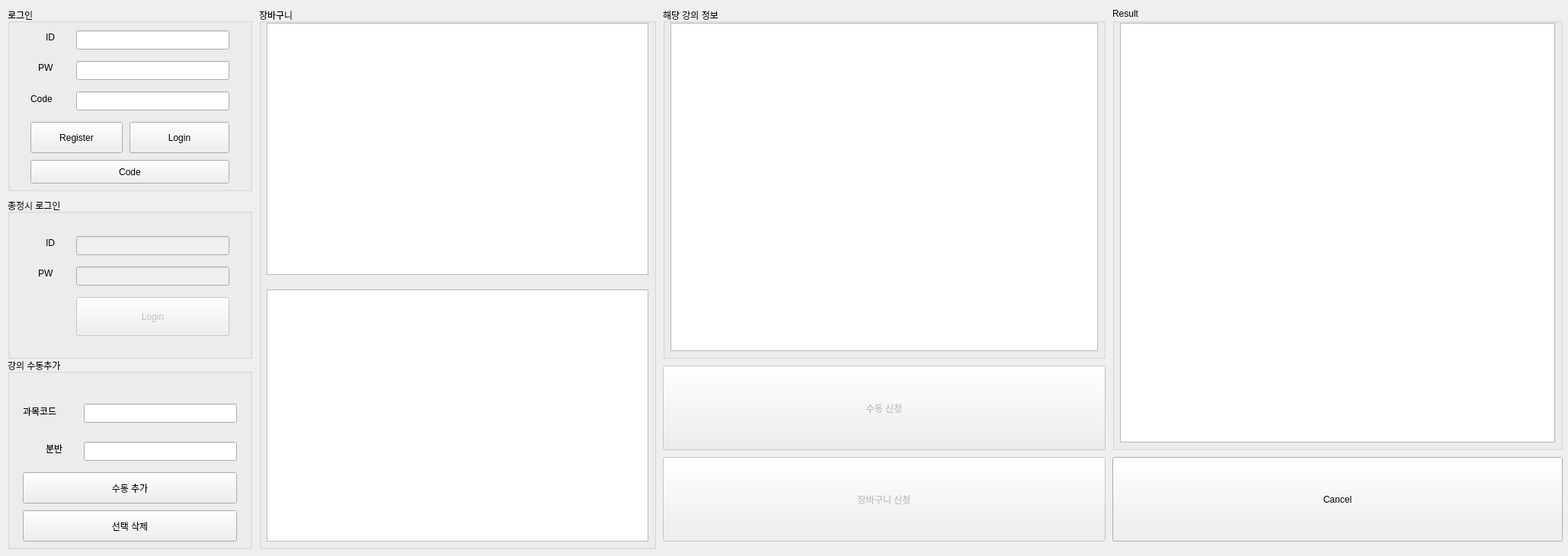
<?xml version="1.0" encoding="UTF-8"?>
<ui version="4.0">
 <class>Dialog</class>
 <widget class="QDialog" name="Dialog">
  <property name="geometry">
   <rect>
    <x>0</x>
    <y>0</y>
    <width>2058</width>
    <height>730</height>
   </rect>
  </property>
  <property name="minimumSize">
   <size>
    <width>2058</width>
    <height>730</height>
   </size>
  </property>
  <property name="maximumSize">
   <size>
    <width>2058</width>
    <height>730</height>
   </size>
  </property>
  <property name="windowTitle">
   <string>Dialog</string>
  </property>
  <widget class="QGroupBox" name="groupBox">
   <property name="geometry">
    <rect>
     <x>10</x>
     <y>260</y>
     <width>321</width>
     <height>211</height>
    </rect>
   </property>
   <property name="title">
    <string>종정시 로그인</string>
   </property>
   <widget class="QLabel" name="label">
    <property name="geometry">
     <rect>
      <x>50</x>
      <y>50</y>
      <width>16</width>
      <height>18</height>
     </rect>
    </property>
    <property name="text">
     <string>ID</string>
    </property>
   </widget>
   <widget class="QLabel" name="label_2">
    <property name="geometry">
     <rect>
      <x>40</x>
      <y>90</y>
      <width>31</width>
      <height>18</height>
     </rect>
    </property>
    <property name="text">
     <string>PW</string>
    </property>
   </widget>
   <widget class="QLineEdit" name="lineEditID">
    <property name="enabled">
     <bool>false</bool>
    </property>
    <property name="geometry">
     <rect>
      <x>90</x>
      <y>50</y>
      <width>201</width>
      <height>25</height>
     </rect>
    </property>
   </widget>
   <widget class="QLineEdit" name="lineEditPW">
    <property name="enabled">
     <bool>false</bool>
    </property>
    <property name="geometry">
     <rect>
      <x>90</x>
      <y>90</y>
      <width>201</width>
      <height>25</height>
     </rect>
    </property>
    <property name="inputMask">
     <string/>
    </property>
    <property name="echoMode">
     <enum>QLineEdit::Password</enum>
    </property>
    <property name="clearButtonEnabled">
     <bool>false</bool>
    </property>
   </widget>
   <widget class="QPushButton" name="pushButtonLogin">
    <property name="enabled">
     <bool>false</bool>
    </property>
    <property name="geometry">
     <rect>
      <x>90</x>
      <y>130</y>
      <width>201</width>
      <height>51</height>
     </rect>
    </property>
    <property name="text">
     <string>Login</string>
    </property>
   </widget>
  </widget>
  <widget class="QGroupBox" name="groupBox_3">
   <property name="geometry">
    <rect>
     <x>340</x>
     <y>10</y>
     <width>521</width>
     <height>711</height>
    </rect>
   </property>
   <property name="title">
    <string>장바구니</string>
   </property>
   <widget class="QListWidget" name="listWidgetBasket">
    <property name="geometry">
     <rect>
      <x>10</x>
      <y>20</y>
      <width>501</width>
      <height>331</height>
     </rect>
    </property>
    <property name="defaultDropAction">
     <enum>Qt::CopyAction</enum>
    </property>
   </widget>
   <widget class="QListWidget" name="listWidgetManual">
    <property name="geometry">
     <rect>
      <x>10</x>
      <y>370</y>
      <width>501</width>
      <height>331</height>
     </rect>
    </property>
    <property name="defaultDropAction">
     <enum>Qt::CopyAction</enum>
    </property>
   </widget>
  </widget>
  <widget class="QGroupBox" name="groupBox_4">
   <property name="enabled">
    <bool>true</bool>
   </property>
   <property name="geometry">
    <rect>
     <x>870</x>
     <y>10</y>
     <width>581</width>
     <height>461</height>
    </rect>
   </property>
   <property name="title">
    <string>해당 강의 정보</string>
   </property>
   <widget class="QTextBrowser" name="textBrowserInfo">
    <property name="geometry">
     <rect>
      <x>10</x>
      <y>20</y>
      <width>561</width>
      <height>431</height>
     </rect>
    </property>
   </widget>
  </widget>
  <widget class="QGroupBox" name="groupBox_2">
   <property name="geometry">
    <rect>
     <x>10</x>
     <y>470</y>
     <width>321</width>
     <height>251</height>
    </rect>
   </property>
   <property name="title">
    <string>강의 수동추가</string>
   </property>
   <widget class="QLabel" name="label_3">
    <property name="geometry">
     <rect>
      <x>20</x>
      <y>60</y>
      <width>71</width>
      <height>20</height>
     </rect>
    </property>
    <property name="text">
     <string>과목코드</string>
    </property>
   </widget>
   <widget class="QLabel" name="label_4">
    <property name="geometry">
     <rect>
      <x>50</x>
      <y>110</y>
      <width>41</width>
      <height>18</height>
     </rect>
    </property>
    <property name="text">
     <string>분반</string>
    </property>
   </widget>
   <widget class="QLineEdit" name="lineEditCode">
    <property name="geometry">
     <rect>
      <x>100</x>
      <y>60</y>
      <width>201</width>
      <height>25</height>
     </rect>
    </property>
   </widget>
   <widget class="QLineEdit" name="lineEditClass">
    <property name="geometry">
     <rect>
      <x>100</x>
      <y>110</y>
      <width>201</width>
      <height>25</height>
     </rect>
    </property>
   </widget>
   <widget class="QPushButton" name="pushButtonManualAdd">
    <property name="geometry">
     <rect>
      <x>20</x>
      <y>150</y>
      <width>281</width>
      <height>41</height>
     </rect>
    </property>
    <property name="text">
     <string>수동 추가</string>
    </property>
   </widget>
   <widget class="QPushButton" name="pushButtonManualDel">
    <property name="geometry">
     <rect>
      <x>20</x>
      <y>200</y>
      <width>281</width>
      <height>41</height>
     </rect>
    </property>
    <property name="text">
     <string>선택 삭제</string>
    </property>
   </widget>
  </widget>
  <widget class="QPushButton" name="pushButtonPost">
   <property name="enabled">
    <bool>false</bool>
   </property>
   <property name="geometry">
    <rect>
     <x>870</x>
     <y>600</y>
     <width>581</width>
     <height>111</height>
    </rect>
   </property>
   <property name="text">
    <string>장바구니 신청</string>
   </property>
  </widget>
  <widget class="QPushButton" name="pushButtonManualPost">
   <property name="enabled">
    <bool>false</bool>
   </property>
   <property name="geometry">
    <rect>
     <x>870</x>
     <y>480</y>
     <width>581</width>
     <height>111</height>
    </rect>
   </property>
   <property name="text">
    <string>수동 신청</string>
   </property>
   <property name="autoDefault">
    <bool>true</bool>
   </property>
   <property name="default">
    <bool>false</bool>
   </property>
  </widget>
  <widget class="QGroupBox" name="groupBox_5">
   <property name="geometry">
    <rect>
     <x>10</x>
     <y>10</y>
     <width>321</width>
     <height>241</height>
    </rect>
   </property>
   <property name="title">
    <string>로그인</string>
   </property>
   <widget class="QLabel" name="label_5">
    <property name="geometry">
     <rect>
      <x>50</x>
      <y>30</y>
      <width>16</width>
      <height>18</height>
     </rect>
    </property>
    <property name="text">
     <string>ID</string>
    </property>
   </widget>
   <widget class="QLabel" name="label_6">
    <property name="geometry">
     <rect>
      <x>40</x>
      <y>70</y>
      <width>31</width>
      <height>18</height>
     </rect>
    </property>
    <property name="text">
     <string>PW</string>
    </property>
   </widget>
   <widget class="QLineEdit" name="lineEditID_2">
    <property name="geometry">
     <rect>
      <x>90</x>
      <y>30</y>
      <width>201</width>
      <height>25</height>
     </rect>
    </property>
   </widget>
   <widget class="QLineEdit" name="lineEditPW_2">
    <property name="geometry">
     <rect>
      <x>90</x>
      <y>70</y>
      <width>201</width>
      <height>25</height>
     </rect>
    </property>
    <property name="inputMask">
     <string/>
    </property>
    <property name="echoMode">
     <enum>QLineEdit::Password</enum>
    </property>
    <property name="clearButtonEnabled">
     <bool>false</bool>
    </property>
   </widget>
   <widget class="QPushButton" name="pushButtonLogin_2">
    <property name="geometry">
     <rect>
      <x>160</x>
      <y>150</y>
      <width>131</width>
      <height>41</height>
     </rect>
    </property>
    <property name="text">
     <string>Login</string>
    </property>
   </widget>
   <widget class="QPushButton" name="pushButtonRegister_2">
    <property name="geometry">
     <rect>
      <x>30</x>
      <y>150</y>
      <width>121</width>
      <height>41</height>
     </rect>
    </property>
    <property name="text">
     <string>Register</string>
    </property>
   </widget>
   <widget class="QPushButton" name="pushButtonCode_2">
    <property name="geometry">
     <rect>
      <x>30</x>
      <y>200</y>
      <width>261</width>
      <height>31</height>
     </rect>
    </property>
    <property name="text">
     <string>Code</string>
    </property>
   </widget>
   <widget class="QLabel" name="label_7">
    <property name="geometry">
     <rect>
      <x>30</x>
      <y>110</y>
      <width>51</width>
      <height>20</height>
     </rect>
    </property>
    <property name="text">
     <string>Code</string>
    </property>
   </widget>
   <widget class="QLineEdit" name="lineEditCode_2">
    <property name="geometry">
     <rect>
      <x>90</x>
      <y>110</y>
      <width>201</width>
      <height>25</height>
     </rect>
    </property>
    <property name="inputMask">
     <string/>
    </property>
    <property name="echoMode">
     <enum>QLineEdit::Normal</enum>
    </property>
    <property name="clearButtonEnabled">
     <bool>false</bool>
    </property>
   </widget>
  </widget>
  <widget class="QGroupBox" name="groupBox_6">
   <property name="enabled">
    <bool>true</bool>
   </property>
   <property name="geometry">
    <rect>
     <x>1460</x>
     <y>10</y>
     <width>591</width>
     <height>581</height>
    </rect>
   </property>
   <property name="title">
    <string>Result</string>
   </property>
   <widget class="QTextBrowser" name="textBrowserResult">
    <property name="geometry">
     <rect>
      <x>10</x>
      <y>20</y>
      <width>571</width>
      <height>551</height>
     </rect>
    </property>
   </widget>
  </widget>
  <widget class="QPushButton" name="pushButtonCancel">
   <property name="geometry">
    <rect>
     <x>1460</x>
     <y>600</y>
     <width>591</width>
     <height>111</height>
    </rect>
   </property>
   <property name="text">
    <string>Cancel</string>
   </property>
  </widget>
 </widget>
 <resources/>
 <connections/>
</ui>
